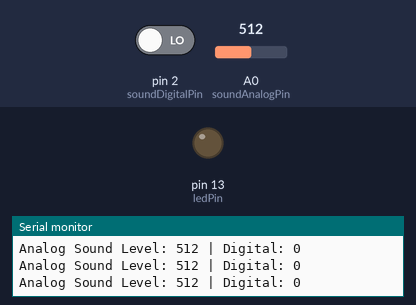
A sketch run on a simulated Arduino Uno, built with avr-gcc and run on an emulated ATmega328P. On the bench: output pins drawn as LEDs (lit = HIGH), the last lines printed to the serial monitor. The inputs (shaded band) are chosen by the test bench; at power-on: pin 2 (soundDigitalPin) LOW, A0 (soundAnalogPin) = 512.

Above: at 1.2 s.
1.3 s: pin 2 (soundDigitalPin) driven HIGH
At 2.4 s:
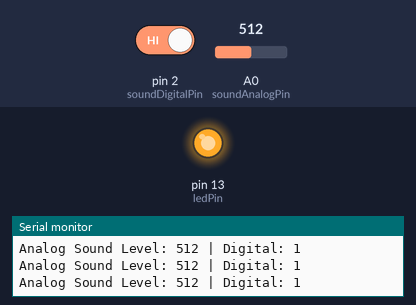
2.8 s: pin 2 (soundDigitalPin) driven LOW
At 3.8 s:
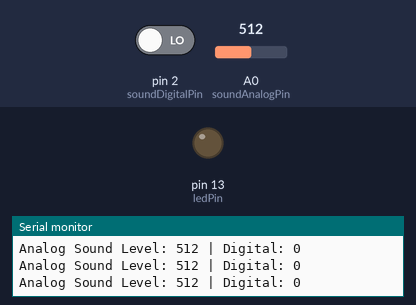
Timing chart, 0 to 5.8 s (numbered marks = the images above; inputs shaded):
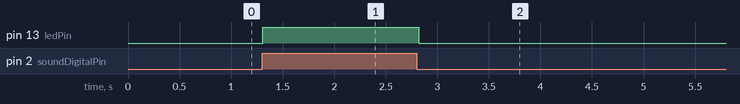

The sketch:

Project_22_sound_sensor.ino
```cpp
// Pin configuration
const int soundAnalogPin = A0;   // Analog output from sound sensor
const int soundDigitalPin = 2;   // Digital output from sound sensor (connected to D2)
const int ledPin = 13;           // Onboard LED for indication

void setup() {
  Serial.begin(9600);              // Initialize serial communication
  pinMode(soundDigitalPin, INPUT); // Set digital pin as input
  pinMode(ledPin, OUTPUT);         // Set LED pin as output
}

void loop() {
  // Read analog value (sound level)
  int soundLevel = analogRead(soundAnalogPin);

  // Read digital value
  int soundDetected = digitalRead(soundDigitalPin);

  // Print values to Serial Monitor
  Serial.print("Analog Sound Level: ");
  Serial.print(soundLevel);
  Serial.print(" | Digital: ");
  Serial.println(soundDetected);

  // Control LED based on input
  if (soundDetected == HIGH) {
    digitalWrite(ledPin, HIGH); // Turn on LED if sound detected
  } else {
    digitalWrite(ledPin, LOW);  // Turn off LED otherwise
  }

  delay(100); // Small delay to make output readable
}
```

Measured:
- after the input at 1.3 s, pin 13 (ledPin): LOW → HIGH at once
- after the input at 2.8 s, pin 13 (ledPin): HIGH → LOW at once
